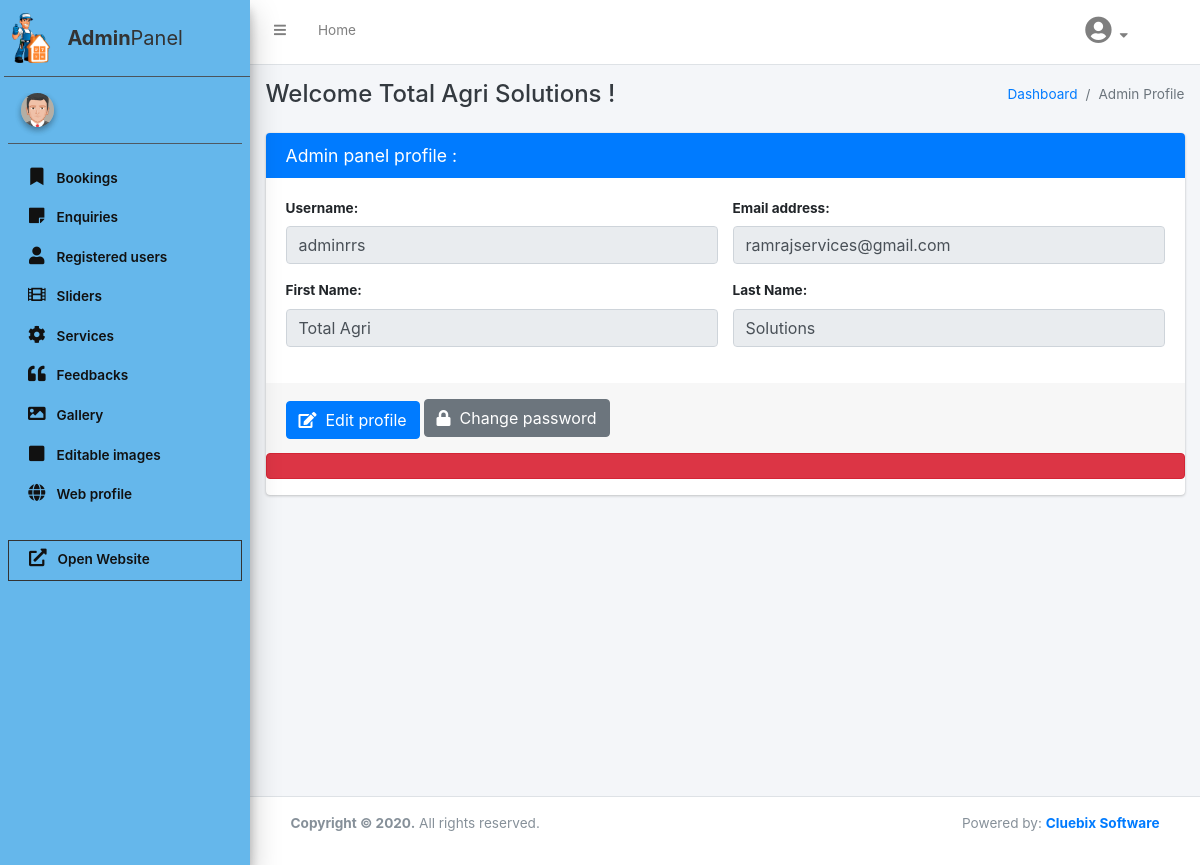
/index.php/login/changePwd, run on an earlier commit of the app's database.
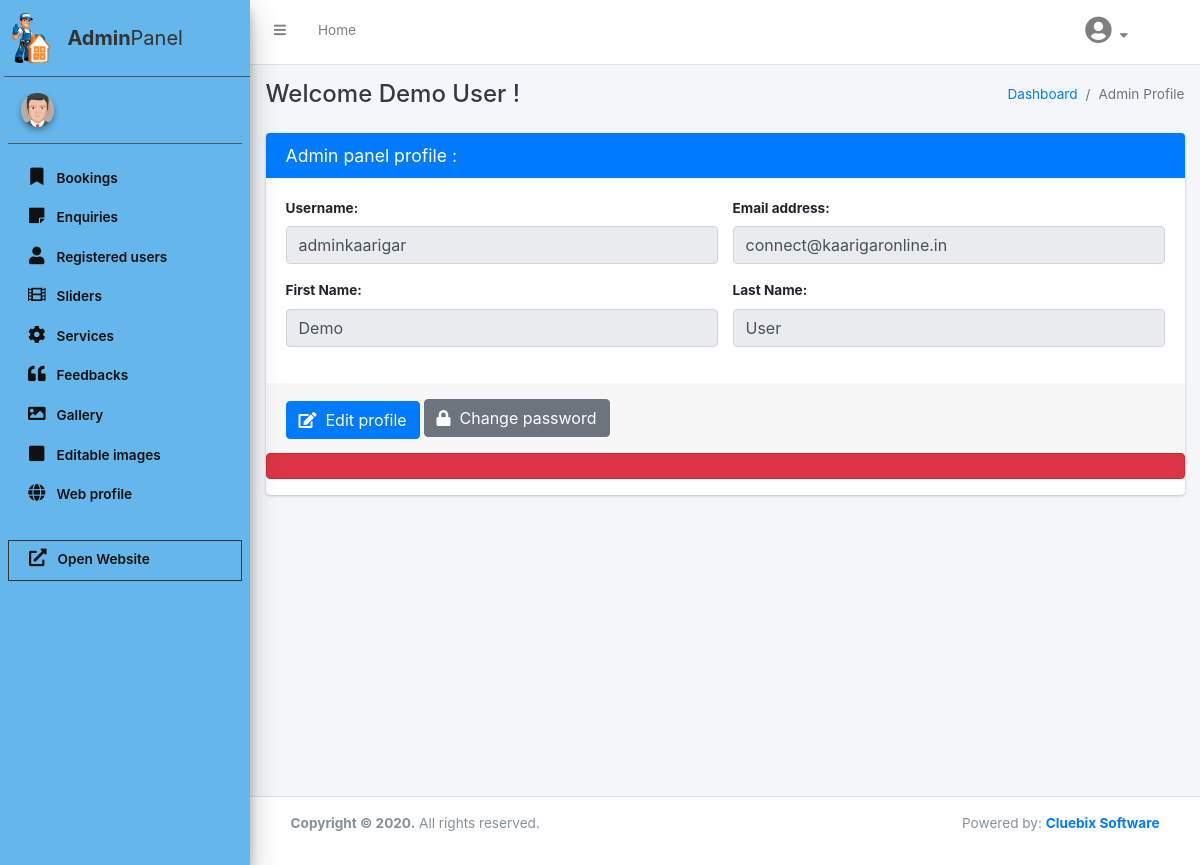
And on a later commit of the database.
### tables this page shows
CREATE TABLE `users` (
  `user_id` int(11) NOT NULL,
  `mobile_no` varchar(20) NOT NULL,
  `username` varchar(50) NOT NULL,
  `pwd` varchar(255) NOT NULL,
  `fname` varchar(15) NOT NULL,
  `lname` varchar(15) NOT NULL,
  `email` varchar(500) NOT NULL,
  `role` varchar(15) NOT NULL DEFAULT '''admin''',
  `status` varchar(15) NOT NULL DEFAULT 'active',
  `created_at` timestamp NOT NULL DEFAULT current_timestamp(),
  `modified_at` timestamp NOT NULL DEFAULT current_timestamp()
);

### application/controllers/Login.php (called while the page is built, shortened)
<?php
class Login extends MY_Controller {
    public function __construct(){
        $this->load->model('Auth_model', 'auth');
        $this->load->model('GetModel', 'fetch');
    }
    public function changePwd(){
        $this->form_validation->set_rules('oldp', 'Old Password', 'required|min_length[6]');
        $this->form_validation->set_rules('newp', 'New Password', 'required|min_length[6]');
        $this->form_validation->set_rules('cnfp', 'Confirm Password', 'required|min_length[6]');
        if($this->form_validation->run() == TRUE){
            $data=$this->input->post();
            $admProfile=$this->fetch->getAdminProfile();
            if($data['newp']==$data['cnfp']){
                if( password_verify($data['oldp'], $admProfile->pwd) ){
                    $hash['pwd'] = password_hash( $this->input->post('cnfp'), PASSWORD_DEFAULT );
                    $status=$this->auth->changeLoginPassword($hash, $admProfile->user_id);
                    if($status){
                        $this->session->set_flashdata('success','Password Updated !');
                        redirect('Admin/adminProfile');
                    }
                    else{
                        $this->session->set_flashdata('failed','Error !');
                        redirect('Admin/adminProfile');
                    }
                }
                else{
                    $this->session->set_flashdata('failed','Invalid old password !');
                    redirect('Admin/adminProfile');
                }
            }
            else{
                $this->session->set_flashdata('failed','New & confirm password should be same !');
                redirect('Admin/adminProfile');
            }
        }
        else{
            $admProfile=$this->fetch->getAdminProfile();
            $this->load->view( 'admin/adminheader', ['admProfile' => $admProfile, 'errors'=> validation_errors()] );
            $this->load->view('admin/adminaside');
            $this->load->view('admin/adminProfile');
            $this->load->view('admin/adminfooter');
        }
    }
}

### index.php (called while the page is built, shortened)
<?php
require_once BASEPATH.'core/CodeIgniter.php';

### application/models/GetModel.php (called while the page is built, shortened)
<?php
class GetModel extends CI_Model{
    public function getAdminProfile()
    {
        return $this->db->get('users')->row();
    }
}
?>

### application/views/admin/adminProfile.php (the view, shortened to what this page needs)
<div class="content-wrapper">
    <div class="content-header">
        <div class="container-fluid">
            <div class="row mb-4">
                <div class="col-md-6">
                    <h4 class="m-0 text-dark">Welcome <?php echo $admProfile->fname .'&nbsp;' . $admProfile->lname ?> !</h4>
                </div>
                <div class="col-md-6">
                    <ol class="breadcrumb float-sm-right">
                    <li class="breadcrumb-item"><a href="<?=base_url('Admin')?>">Dashboard</a></li>
                    <li class="breadcrumb-item active"><a >Admin Profile</a></li>
                    </ol>
                </div>
            </div>
            <div class="row adm-pro-row">
                <div class="col-md-12">
                    <div class="card card-primary">
                        <div class="card-header">
                            <h4 class="card-title">Admin panel profile :</h4>
                        </div>
                        <?php
                            $username1=$admProfile->username;
                            $email1=$admProfile->email;
                            $fname=$admProfile->fname;
                            $lname=$admProfile->lname;
                        ?>
                        <form role="form">
                            <div class="card-body">
                                <div class="row">
                                    <div class="form-group col-md-6">
                                        <label for="Uname">Username:</label>
                                        <input type="text" class="form-control" id="Uname" value="<?=$username1?>" disabled>
                                    </div>
                                    <div class="form-group col-md-6">
                                        <label for="Email">Email address:</label>
                                        <input type="email" class="form-control" id="Email" value="<?=$email1?>" disabled>
                                    </div>
                                </div>
                                <div class="row">
                                    <div class="form-group col-md-6">
                                        <label for="fname">First Name:</label>
                                        <input type="text" class="form-control" id="fname" value="<?=$fname?>" disabled>
                                    </div>
                                    <div class="form-group col-md-6">
                                        <label for="lname">Last Name:</label>
                                        <input type="text" class="form-control" id="lname" value="<?=$lname?>" disabled>
                                    </div>
                                </div>
                            </div>
                            <div class="card-footer">
                                <button type="button" class="btn btn-primary mt-1 mb-" data-toggle="modal" data-target="#edit-prof-modal"><i class="fa fa-edit"></i>&nbsp; Edit profile</button>
                                <button type="button" class="btn btn-secondary mt-1 mb-1" data-toggle="modal" data-target="#pwd-modal"><i class="fa fa-lock"></i>&nbsp; Change password</button>
                            </div>
                        </form>
                        <?php
                        if(isset($errors)){
                           echo '<span class="alert alert-danger">'.$errors.'</span>';
                            }
                        ?>
                    </div>
                </div>
            </div>
        </div>
    </div>
</div>

### application/views/admin/adminheader.php (shortened to what this page needs)
<!DOCTYPE html>
<html>
<head>
  <link rel="stylesheet" href="https://use.fontawesome.com/releases/v5.6.3/css/all.css">
  <link rel="stylesheet" href="<?=base_url('assets/plugins/fontawesome-free/css/all.css')?>">
  <link rel="stylesheet" href="<?php echo base_url(); ?>assets/dist/css/adminlte.min.css">
  <link rel="stylesheet" href="<?php echo base_url(); ?>assets/plugins/datatables-bs4/css/dataTables.bootstrap4.css">
  <link rel="stylesheet" href="<?php echo base_url(); ?>assets/plugins/overlayScrollbars/css/OverlayScrollbars.min.css">
</head>
<body class="hold-transition sidebar-mini layout-fixed" style="font-size:85% !important">
<div class="wrapper">
  <nav class="main-header navbar navbar-expand navbar-white navbar-light" >
    <ul class="navbar-nav">
      <li class="nav-item">
        <a class="nav-link" data-widget="pushmenu" href="#"><i class="fas fa-bars"></i></a>
      </li>
      <li class="nav-item d-none d-sm-inline-block">
        <a href="<?=base_url('Admin')?>" class="nav-link">Home</a>
      </li>
    </ul>
  <ul class="navbar-nav ml-auto">
    <li class="nav-item dropdown mr-5 mb-2">
      <a class="nav-link" data-toggle="dropdown" href="#">
        <i class="fas fa-user-circle fa-2x"></i> <i class="fas fa-caret-down fa-md ml-1"></i>
      </a>
    </li>
  </ul>
  </nav>

### application/views/admin/adminaside.php
<aside class="main-sidebar sidebar-dark-primary elevation-4">
  <a href="<?=base_url('Admin')?>" class="brand-link ml-1">
    <span class="brand-text text-lg d-flex  align-items-center"><img src="<?=base_url('assets/images/logo_adm.png')?>" alt="Logo" height="50px" class=""> <strong class="ml-3">Admin </strong>Panel</span>
  </a>
  <div class="sidebar">
    <div class="user-panel mt-3 pb-3 mb-3 d-flex">
      <div class="image">
        <img src="<?php echo base_url(); ?>assets/images/avatar5.png" class="img-circle elevation-2" alt="User Image">
      </div>
      <div class="info">
        <a href="<?=base_url('Admin/adminProfile')?>" class="d-block"> <?php echo $this->session->user->fname .'&nbsp;' . $this->session->user->lname ?> </a>
      </div>
    </div>
    <nav class="mt-2">
      <ul class="nav nav-pills nav-sidebar flex-column" data-widget="treeview" role="menu" data-accordion="false">
        <li class="nav-item">
          <a href="<?=base_url('Admin/Bookings')?>" class="nav-link <?php if($this->uri->segment(2)=="Bookings"){echo ' CustomActive';}?>">
            <i class="far fa-bookmark nav-icon"></i>
            <p>Bookings</p>
          </a>
        </li>
        <li class="nav-item">
          <a href="<?=base_url('Admin/Enquiries')?>" class="nav-link <?php if($this->uri->segment(2)=="Enquiries"){echo ' CustomActive';}?>">
            <i class="far fa-sticky-note nav-icon"></i>
            <p>Enquiries</p>
          </a>
        </li>
        <li class="nav-item">
          <a href="<?=base_url('Admin/Users')?>" class="nav-link <?php if($this->uri->segment(2)=="Users"){echo ' CustomActive';}?>">
            <i class="far fa-user nav-icon"></i>
            <p>Registered users</p>
          </a>
        </li>
        <li class="nav-item">
          <a href="<?=base_url('Admin/Hero_sliders')?>" class="nav-link <?php if($this->uri->segment(2)=="Hero_sliders"){echo ' CustomActive';}?>">
            <i class="far fa-film nav-icon"></i>
            <p>Sliders</p>
          </a>
        </li>
        <li class="nav-item">
          <a href="<?=base_url('Admin/Services')?>" class="nav-link <?php if($this->uri->segment(2)=="Services"){echo ' CustomActive';}?>">
            <i class="far fa-cog nav-icon"></i>
            <p>Services</p>
          </a>
        </li>
        <li class="nav-item">
          <a href="<?=base_url('Admin/Feedbacks')?>" class="nav-link <?php if($this->uri->segment(2)=="Feedbacks"){echo ' CustomActive';}?>">
            <i class="far fa-quote-left nav-icon"></i>
            <p>Feedbacks</p>
          </a>
        </li>
        <li class="nav-item">
          <a href="<?=base_url('Admin/Gallery')?>" class="nav-link <?php if($this->uri->segment(2)=="Gallery"){echo ' CustomActive';}?>">
            <i class="fa fa-image nav-icon"></i>
            <p>Gallery</p>
          </a>
        </li>
        <li class="nav-item">
          <a href="<?=base_url('Admin/editableImages')?>" class="nav-link <?php if($this->uri->segment(2)=="editableImages"){echo ' CustomActive';}?>">
            <i class="fa fa-square nav-icon"></i>
            <p>Editable images</p>
          </a>
        </li>
        <li class="nav-item">
          <a href="<?=base_url('Admin/webProfile')?>" class="nav-link <?php if($this->uri->segment(2)=="webProfile"){echo ' CustomActive';}?>">
            <i class="fa fa-globe nav-icon"></i>
            <p>Web profile</p>
          </a>
        </li>
        <li class="nav-item mt-4" id="website-link">
          <a href="<?=base_url()?>" target=_blank class="nav-link">
            <i class="fas fa-external-link-alt nav-icon"></i>
            <p>Open Website</p>
          </a>
        </li>
      </ul>
    </nav>
  </div>
</aside>

### application/views/admin/adminfooter.php (shortened to what this page needs)
<footer class="main-footer px-5">
    <div class="row">
      <p>
        <strong>Copyright &copy; 2020.</strong>
        All rights reserved.
      </p>
      <p class="ml-auto">Powered by: <a href="https://cluebix.com" class="text-bold" target=_blank>Cluebix Software</a></p>
    </div>
</footer>
</div>
</body>
</html>

What changed in the data, as far as the page shows it:
changed users: fname "Total Agri" → "Demo"; lname "Solutions" → "User"; username "adminrrs" → "adminkaarigar"; email "ramrajservices@gmail.com" → "connect@kaarigaronline.in"
